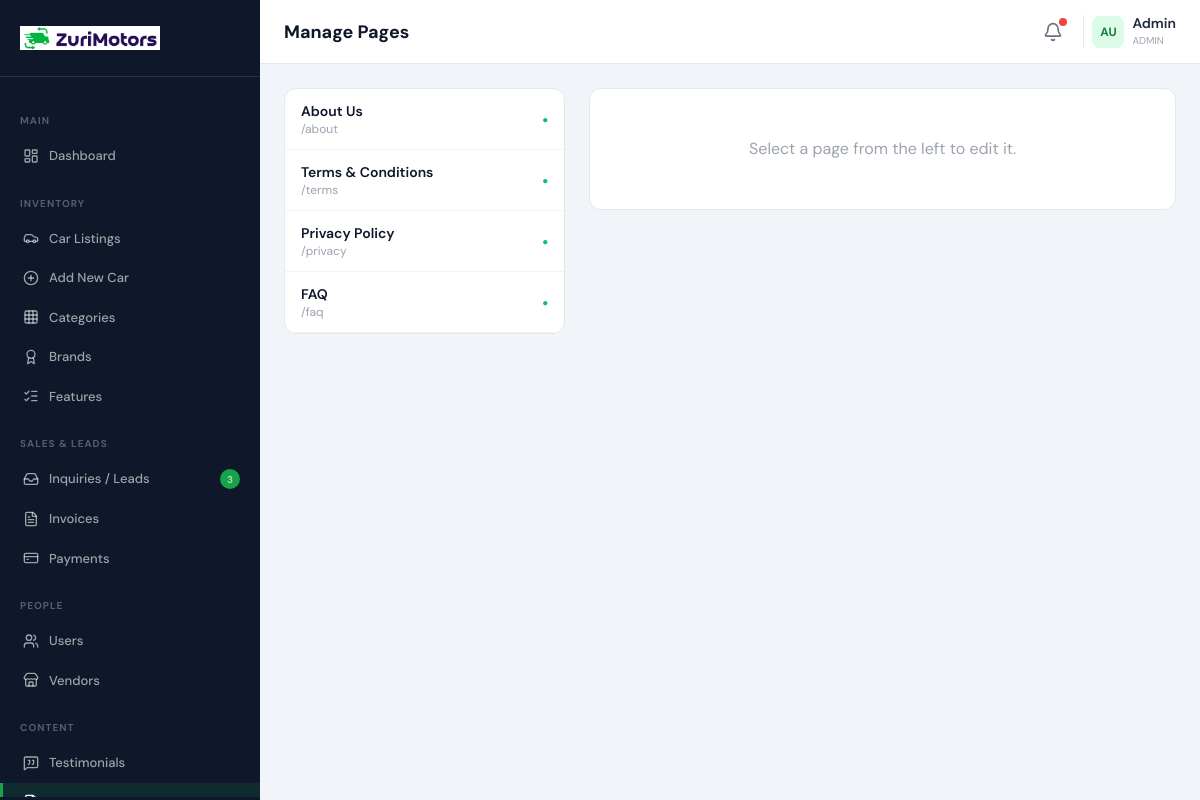
Screenshot of /admin/pages.php (signed in) with the database file from the repository.
### tables this page shows
CREATE TABLE `pages` (
    `id` INT UNSIGNED AUTO_INCREMENT PRIMARY KEY,
    `title` VARCHAR(300) NOT NULL,
    `slug` VARCHAR(350) NOT NULL UNIQUE,
    `content` LONGTEXT,
    `meta_title` VARCHAR(300),
    `meta_description` VARCHAR(500),
    `is_active` TINYINT(1) DEFAULT 1,
    `created_at` TIMESTAMP DEFAULT CURRENT_TIMESTAMP,
    `updated_at` TIMESTAMP DEFAULT CURRENT_TIMESTAMP ON UPDATE CURRENT_TIMESTAMP
);

### config.php (called while the page is built, shortened)
<?php
class Database {
    private static ?PDO $instance = null;
    public static function getInstance(): PDO {
        if (self::$instance === null) {
            try {
                self::$instance = new PDO(
                    'mysql:host=' . DB_HOST . ';dbname=' . DB_NAME . ';charset=' . DB_CHARSET,
                    DB_USER, DB_PASS,
                    [PDO::ATTR_ERRMODE => PDO::ERRMODE_EXCEPTION, PDO::ATTR_DEFAULT_FETCH_MODE => PDO::FETCH_ASSOC, PDO::ATTR_EMULATE_PREPARES => false]
                );
            } catch (PDOException $e) {
                die('Database connection failed: ' . $e->getMessage());
            }
        }
        return self::$instance;
    }
}
function db(): PDO { return Database::getInstance(); }
function clean($input): string { if (is_array($input)) return array_map('clean', $input); return htmlspecialchars(trim((string)$input), ENT_QUOTES, 'UTF-8'); }

### admin/pages.php (the view, shortened to what this page needs)
<?php
$pages = db()->query("SELECT * FROM pages ORDER BY id")->fetchAll();
$editPage = isset($_GET['edit']) ? (function(){ $s=db()->prepare("SELECT * FROM pages WHERE id=?"); $s->execute([(int)$_GET['edit']]); return $s->fetch(); })() : null;
include __DIR__ . '/header.php';
?>
<div class="grid grid-cols-1 lg:grid-cols-3 gap-6">
    <div>
        <div class="bg-white rounded-xl border border-gray-200 overflow-hidden">
            <?php foreach($pages as $p): ?>
            <a href="?edit=<?= $p['id'] ?>" class="flex items-center justify-between px-4 py-3 border-b border-gray-100 hover:bg-gray-50 transition <?= ($editPage['id'] ?? 0)==$p['id'] ? 'bg-primary-50 border-l-2 border-l-primary-600' : '' ?>">
                <div><p class="text-sm font-semibold text-dark-900"><?= clean($p['title']) ?></p><p class="text-xs text-gray-400">/<?= $p['slug'] ?></p></div>
                <?= $p['is_active'] ? '<span class="text-emerald-500 text-[10px]">●</span>' : '<span class="text-gray-300 text-[10px]">●</span>' ?>
            </a>
            <?php endforeach; ?>
        </div>
    </div>
    <div class="lg:col-span-2">
        <?php if ($editPage): ?>
        <div class="bg-white rounded-xl border border-gray-200 p-6">
            <h3 class="text-lg font-bold text-dark-900 mb-4">Edit: <?= clean($editPage['title']) ?></h3>
            <form method="POST"><?= CSRF::field() ?>
                <input type="hidden" name="id" value="<?= $editPage['id'] ?>">
                <div class="form-group"><label class="form-label">Title</label><input type="text" name="title" required class="form-control" value="<?= clean($editPage['title']) ?>"></div>
                <div class="form-group"><label class="form-label">Content (HTML allowed)</label><textarea name="content" class="form-control font-mono text-sm" rows="15"><?= clean($editPage['content']) ?></textarea></div>
                <div class="grid grid-cols-2 gap-4">
                    <div class="form-group"><label class="form-label">Meta Title</label><input type="text" name="meta_title" class="form-control" value="<?= clean($editPage['meta_title']) ?>"></div>
                    <div class="form-group"><label class="form-label">Meta Description</label><input type="text" name="meta_description" class="form-control" value="<?= clean($editPage['meta_description']) ?>"></div>
                </div>
                <label class="form-check mb-4"><input type="checkbox" name="is_active" value="1" <?= $editPage['is_active']?'checked':'' ?>> Active</label>
                <div class="flex gap-2"><button type="submit" class="btn btn-primary"><i data-lucide="save" class="w-4 h-4"></i> Save Page</button><a href="<?= BASE_URL ?>/<?= $editPage['slug'] ?>" target="_blank" class="btn btn-outline"><i data-lucide="external-link" class="w-4 h-4"></i> View</a></div>
            </form>
        </div>
        <?php else: ?>
        <div class="bg-white rounded-xl border border-gray-200 p-12 text-center"><p class="text-gray-400">Select a page from the left to edit it.</p></div>
        <?php endif; ?>
    </div>
</div>
<?php include __DIR__ . '/footer.php'; ?>

### assets/css/style.css (style rules this page uses)
:root { --primary: #16a34a; --primary-dark: #15803d; --primary-light: #dcfce7; --accent: #f59e0b; --dark: #0f172a; --dark-800: #1e293b; --dark-700: #334155; --dark-600: #475569; --dark-500: #64748b; --dark-400: #94a3b8; --dark-300: #cbd5e1; --dark-200: #e2e8f0; --dark-100: #f1f5f9; --radius: 12px; --radius-lg: 16px; --shadow: 0 1px 3px rgba(0,0,0,0.06), 0 1px 2px rgba(0,0,0,0.04); --shadow-md: 0 4px 12px rgba(0,0,0,0.08), 0 2px 4px rgba(0,0,0,0.04); --shadow-lg: 0 10px 30px rgba(0,0,0,0.1), 0 4px 8px rgba(0,0,0,0.05); --shadow-xl: 0 20px 50px rgba(0,0,0,0.12), 0 8px 16px rgba(0,0,0,0.06); --transition: 200ms cubic-bezier(0.4, 0, 0.2, 1); }
*, *::before, *::after { margin: 0; padding: 0; }
html { scroll-behavior: smooth; }
body { font-family: 'DM Sans', system-ui, -apple-system, sans-serif; color: var(--dark-800); background: #fff; -webkit-font-smoothing: antialiased; -moz-osx-font-smoothing: grayscale; }

### rows the page displays
pages: title "About Us", slug "about"
pages: title "Terms & Conditions", slug "terms"
pages: title "Privacy Policy", slug "privacy"
pages: title "FAQ", slug "faq"

### other values shown
$newInquiries "3"
$pageTitle "Manage Pages"
$currentUser['first_name'] "Admin"
$currentUser['role'] "ADMIN"
